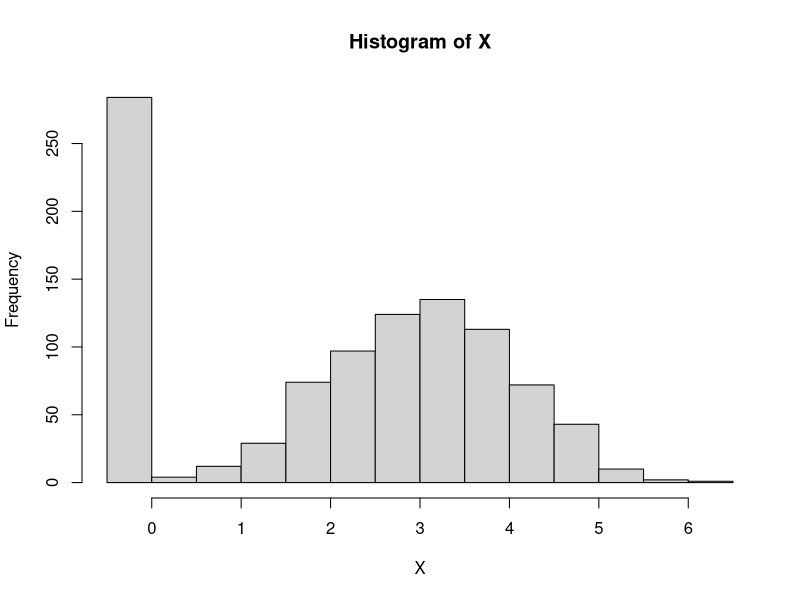
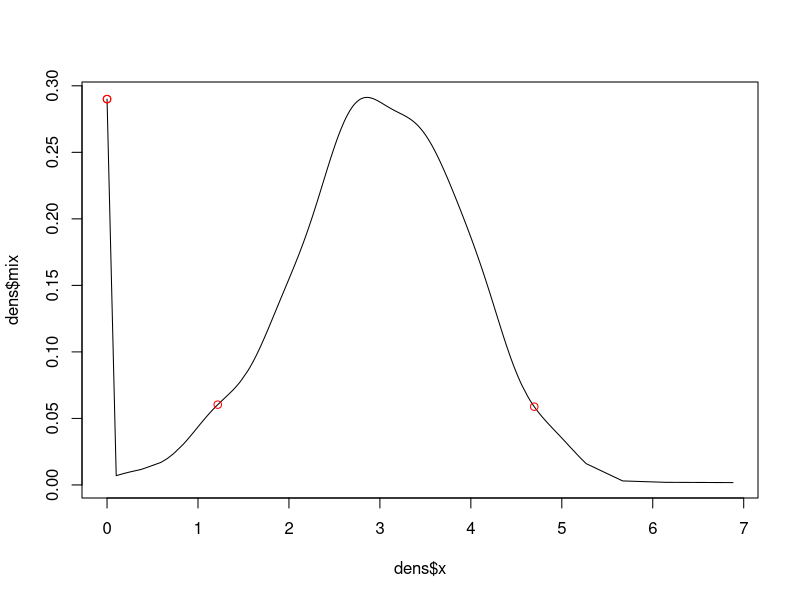
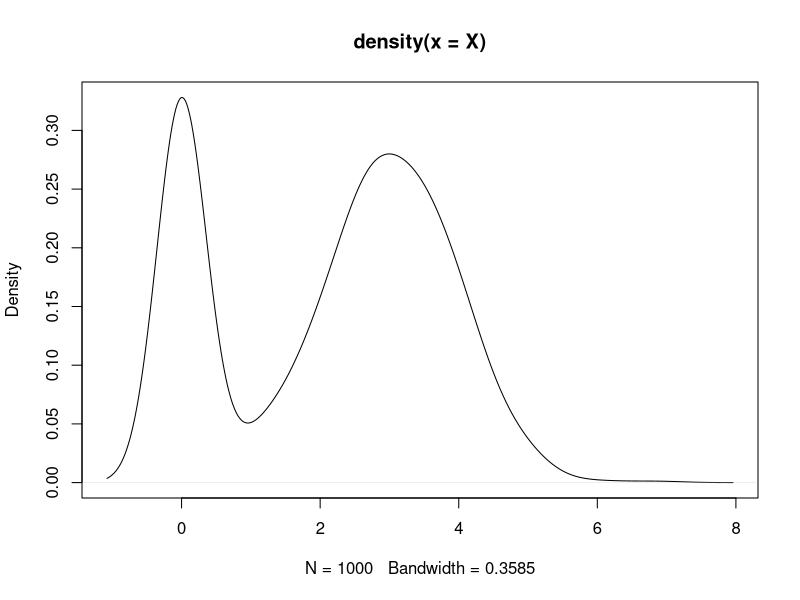
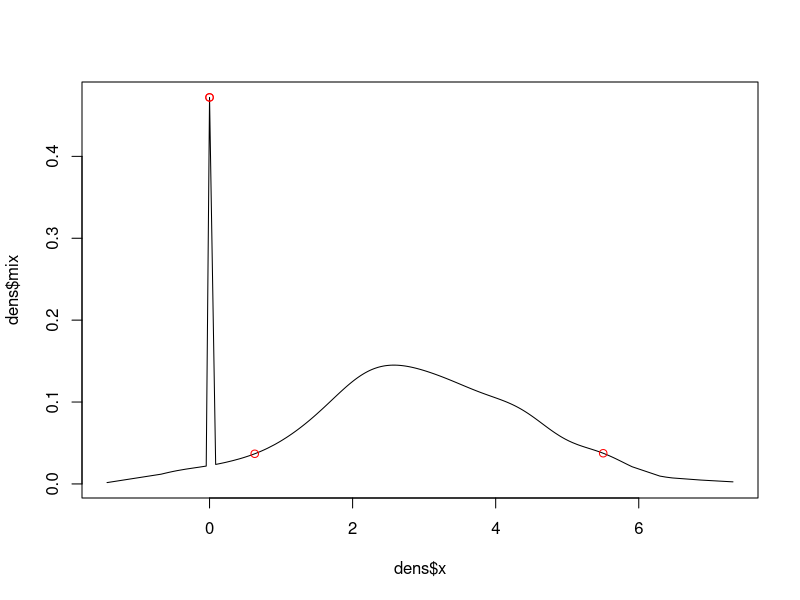

Write the R code that produced these figures, in order. (Note: this script raises an error after producing the figures.)
X<- sapply(runif(1000), function(x) ifelse(x<.3, rnorm(1,0,0), rnorm(1,3,1)))
hist(X)
epsilon <- .001
# HPD <- function(X, prob=.95){
#   ##remove 0- can probably find/approx with some check
#   n<- length(X)
#   d<-X[X!=0]
#   pi<- length(d)/n
#   
#   kde <- density(d)
#   dens <- rbind(data.frame(approx(kde$x, kde$y, d)), 
#                 data.frame(x = rep(0,(n-length(d))),y= rep(0,(n-length(d)))))
#   #mix of normals
#   dens$mix<- pi*dens$y+(1-pi)*dnorm(dens$y, 0, epsilon)
#   min <- quantile(dens$mix, c(1-prob))
#   dens<-dens[order(dens$x),]
#   
#   interval <- which(dens$mix>=min)
#   plot(dens$x[-which(dens$x==0)], dens$mix[-which(dens$x==0)], type = "l")
#   
#   plot(dens$x, dens$mix, type = "l")
#   points(dens$x[interval], dens$mix[interval], col="red")
#   
#   setdiff(1:n, interval)
#   c(dens$x[3],dens$x[527],dens$x[553],dens$x[977])
#   
#   
#   #https://cran.r-project.org/web/packages/LaplacesDemon/LaplacesDemon.pdf
# }
# 
# 
# HPDM <- function(obj, prob=0.95){
#   ans
#   mm <- apply(obj, 2, is.multimodal)
#   if(any(mm)) {
#     cat("\n\nPotentially multimodal column vectors:\n",
#         which(mm),"\n")
#     vals <- apply(obj, 2, sort)
#     if(!is.matrix(vals)) stop("obj must have nsamp > 1.")
#     for (m in which(mm)) {
#       kde <- density(vals[,m])
#       dens <- approx(kde$x, kde$y, vals[,m])$y
#       dens.ind <- dens >= as.vector(quantile(dens,
#                                              probs=1-prob)) * 1
#       ints <- ""
#       count <- 1
#       for (i in 1:nrow(vals)) {
#         if((i == 1) & (dens.ind[i] == 1)) {
#           ints <- paste("(",round(vals[i,m],3),",",sep="")
#           #if(count > ncol(ansmm)) ansmm <- cbind(ansmm,NA)
#           #ansmm[m,count] <- vals[i,m]
#           count <- count + 1
#         }
#         if(i > 1) {
#           if((dens.ind[i] == 0) & (dens.ind[i-1] == 1)) {
#             ints <- paste(ints,round(vals[i-1,m],3),")",sep="")
#             #if(count > ncol(ansmm)) ansmm <- cbind(ansmm,NA)
#             #ansmm[m,count] <- vals[i-1,m]
#             count <- count + 1
#           }
#           if((dens.ind[i] == 1) & (dens.ind[i-1] == 0))  {
#             ints <- paste(ints," (",round(vals[i,m],3),",",sep="")
#             #if(count > ncol(ansmm)) ansmm <- cbind(ansmm,NA)
#             #ansmm[m,count] <- vals[i,m]
#             count <- count + 1
#           }
#         }
#       }
#       if((dens.ind[i] == 1) & (dens.ind[i-1] == 1)) {
#         ints <- paste(ints,round(vals[i,m],3),")",sep="")
#         #if(count > ncol(ansmm)) ansmm <- cbind(ansmm,NA)
#         #∫ansmm[m,count] <- vals[i,m]
#         count <- count + 1
#       }
#       cat("\nColumn", m, "multimodal intervals:", ints, "\n")
#     }
#   }
# }
####not sure if this is necessary
Modes <- function(x, min.size) {
  ### Initial Checks
  if(missing(x)) stop("The x argument is required.")
  x <- as.vector(as.numeric(as.character(x)))
  x <- x[is.finite(x)]
  ### Amodal
  if(sd(x)==0)
    return(list(modes=NA, mode.dens=NA, size=1))
  ### Differentiate kernel density by x
  length(density(x)$y)
  dens.y.diff <- density(x)$y[-1] - density(x)$y[-length(density(x)$y)]
  incr <- dens.y.diff
  incr[which(dens.y.diff > 0)] <- 1
  incr[which(dens.y.diff <= 0)] <- 0
  ### Kernel density by increasing/decreasing density regions
  begin <- 1; count <- 1
  for (i in 2:length(incr)) {
    if(incr[i] != incr[i-1]) {
      count <- count + 1
      begin <- c(begin, i)}
  }
  begin <- c(begin, length(incr))
  size <- modes <- mode.dens <- rep(0, count/2)
  init <- 1
  dens <- density(x); sumdens <- sum(dens$y)
  if(incr[1] == 0) {
    size[1] <- sum(dens$y[1:begin[2]]) / sumdens
    init <- 2}
  j <- init
  for (i in init:length(size)) {
    size[i] <- sum(dens$y[begin[j]:begin[j+2]]) / sumdens
    kde <- dens
    kde$x <- kde$x[begin[j]:begin[j+2]]
    kde$y <- kde$y[begin[j]:begin[j+2]]
    modes[i] <- kde$x[kde$y == max(kde$y)]
    mode.dens[i] <- kde$y[kde$y == max(kde$y)]
    j <- j + 2
  }
  ### Order everything by density
  size <- size[order(mode.dens, decreasing=TRUE)]
  modes <- modes[order(mode.dens, decreasing=TRUE)]
  mode.dens <- mode.dens[order(mode.dens, decreasing=TRUE)]
  ### Remove modes with size < 10%
  if(any(size < min.size)) {
    modes <- modes[-which(size < min.size)]
    mode.dens <- mode.dens[-which(size < min.size)]
    size <- size[-which(size < min.size)]
  }
  if(sum(size) > 1) size <- size / sum(size)
  #Output
  return(list(modes=modes, mode.dens=mode.dens, size=size))
}

is.multimodal <- function(x, min.size=0.01)
{
  if(length(Modes(x, min.size)[[1]]) > 1) return(TRUE)
  else return(FALSE)
}



HPDM <- function(obj, prob=0.95, min.size=.01){
  vals <- apply(obj, 2, sort)
  if(!is.matrix(vals)) stop("obj must have nsamp > 1.")
  nsamp <- nrow(vals)
  npar <- ncol(vals)
  gap <- max(1, min(nsamp - 1, round(nsamp * prob)))
  init <- 1:(nsamp - gap)
  inds <- apply(vals[init + gap, , drop=FALSE] -
                  vals[init, , drop=FALSE], 2, which.min)
  ansmm <- cbind(vals[cbind(inds, 1:npar)],
               vals[cbind(inds + gap, 1:npar)])
  dimnames(ansmm) <- list(colnames(obj), c("Lower", "Upper"))
  
  mm <- apply(obj, 2, is.multimodal, min.size)
  if(any(mm)) {
    cat("\n\nPotentially multimodal column vectors:\n",
        which(mm),"\n")
    vals <- apply(obj, 2, sort)
    if(!is.matrix(vals)) stop("obj must have nsamp > 1.")
    for (m in which(mm)) {
      X<- vals[,m]
      n<- length(X)
      zeroes<- which(X==0)
      d<-X[-zeroes]
      pi<- length(d)/n
      kde <- density(d)
      dens <- rbind(data.frame(approx(kde$x, kde$y, d)), 
                    data.frame(x = rep(0,(n-length(d))),y= rep(0,(n-length(d)))))
      dens<-dens[order(dens$x),]
      #mix of normals
      epsilon<- min(abs(X[max(zeroes)+1]),abs(X[min(zeroes)-1]))/20
      dens$mix<- pi*dens$y+(1-pi)*dnorm(dens$x, 0, epsilon)/dnorm(0, 0, epsilon)
      dens.ind <- dens$mix >= as.vector(quantile(dens$mix,
                                             probs=1-prob)) * 1
      
      ints <- ""
      count <- 1
      for (i in 1:nrow(vals)) {
        if((i == 1) & (dens.ind[i] == 1)) {
          ints <- paste("(",round(vals[i,m],3),",",sep="")
          if(count > ncol(ansmm)) ansmm <- cbind(ansmm,NA)
          ansmm[m,count] <- vals[i,m]
          count <- count + 1
        }
        if(i > 1) {
          if((dens.ind[i] == 0) & (dens.ind[i-1] == 1)) {
            ints <- paste(ints,round(vals[i-1,m],3),")",sep="")
            if(count > ncol(ansmm)) ansmm <- cbind(ansmm,NA)
            ansmm[m,count] <- vals[i-1,m]
            count <- count + 1
          }
          if((dens.ind[i] == 1) & (dens.ind[i-1] == 0))  {
            ints <- paste(ints," (",round(vals[i,m],3),",",sep="")
            if(count > ncol(ansmm)) ansmm <- cbind(ansmm,NA)
            ansmm[m,count] <- vals[i,m]
            count <- count + 1
          }
        }
      }
      if((dens.ind[i] == 1) & (dens.ind[i-1] == 1)) {
        ints <- paste(ints,round(vals[i,m],3),")",sep="")
        if(count > ncol(ansmm)) ansmm <- cbind(ansmm,NA)
        ansmm[m,count] <- vals[i,m]
        count <- count + 1
      }
      cat("\nColumn", m, "multimodal intervals:", ints, "\n")
      plot(dens$x, dens$mix, type = "l")
      points(ansmm, dens$mix[sapply(ansmm, function(a) which(dens$x==a)[1])], col="red")
      return(ansmm)
    }
  }
}

##testing
X<- sapply(runif(1000), function(x) ifelse(x<.3, rnorm(1,0,0), rnorm(1,3,1)))
HPDM(matrix(X))

plot(density(X))

X<- sapply(runif(1000), function(x) ifelse(x<.5, rnorm(1,0,0), rnorm(1,3,1.5)))
HPDM(matrix(X))


X<- sapply(runif(1000), function(x) ifelse(x<.5, rnorm(1,0,0), rnorm(1,2,1.5)))
HPDM2(matrix(X))

X<- sapply(runif(1000), function(x) ifelse(x<.8, rnorm(1,0,0), rnorm(1,2,1.5)))
HPDM(matrix(X))


X<- sapply(runif(1000), function(x) ifelse(x<.05, rnorm(1,0,0), rnorm(1,2,.5)))
HPDM(matrix(X))

#what to do about this? would expect 0 not to be included bc <0.01 
X<- sapply(runif(1000), function(x) ifelse(x<.01, rnorm(1,0,0), rnorm(1,2,.5)))
HPDM(matrix(X))

